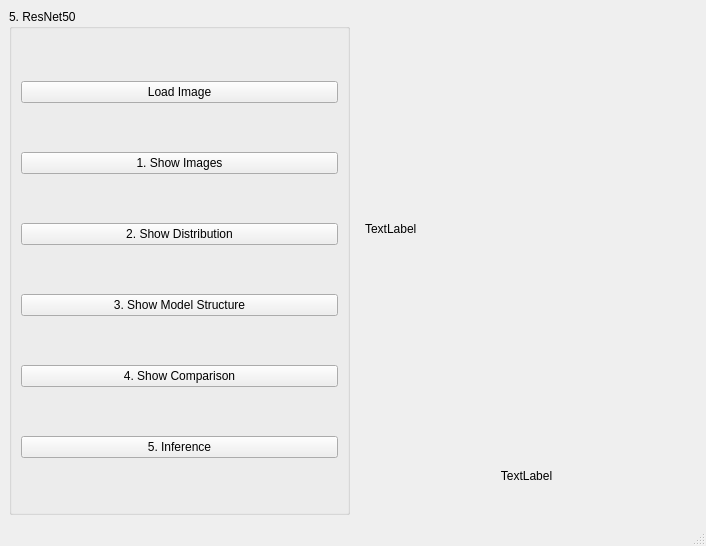
<?xml version="1.0" encoding="UTF-8"?>
<ui version="4.0">
 <class>MainWindow</class>
 <widget class="QMainWindow" name="MainWindow">
  <property name="geometry">
   <rect>
    <x>0</x>
    <y>0</y>
    <width>706</width>
    <height>546</height>
   </rect>
  </property>
  <property name="windowTitle">
   <string>2022 CvDl HW2</string>
  </property>
  <widget class="QWidget" name="centralwidget">
   <layout class="QHBoxLayout" name="horizontalLayout">
    <item>
     <widget class="QGroupBox" name="groupBox">
      <property name="title">
       <string>5. ResNet50</string>
      </property>
      <layout class="QVBoxLayout" name="verticalLayout">
       <item>
        <widget class="QPushButton" name="btn_load">
         <property name="text">
          <string>Load Image</string>
         </property>
        </widget>
       </item>
       <item>
        <widget class="QPushButton" name="btn_1">
         <property name="text">
          <string>1. Show Images</string>
         </property>
        </widget>
       </item>
       <item>
        <widget class="QPushButton" name="btn_2">
         <property name="text">
          <string>2. Show Distribution</string>
         </property>
        </widget>
       </item>
       <item>
        <widget class="QPushButton" name="btn_3">
         <property name="text">
          <string>3. Show Model Structure</string>
         </property>
        </widget>
       </item>
       <item>
        <widget class="QPushButton" name="btn_4">
         <property name="text">
          <string>4. Show Comparison</string>
         </property>
        </widget>
       </item>
       <item>
        <widget class="QPushButton" name="btn_5">
         <property name="text">
          <string>5. Inference</string>
         </property>
        </widget>
       </item>
      </layout>
     </widget>
    </item>
    <item>
     <widget class="QWidget" name="widget" native="true">
      <layout class="QVBoxLayout" name="verticalLayout_2" stretch="7,1">
       <item>
        <widget class="QLabel" name="label_image">
         <property name="text">
          <string>TextLabel</string>
         </property>
        </widget>
       </item>
       <item>
        <widget class="QLabel" name="label_prediction">
         <property name="text">
          <string>TextLabel</string>
         </property>
         <property name="alignment">
          <set>Qt::AlignCenter</set>
         </property>
        </widget>
       </item>
      </layout>
     </widget>
    </item>
   </layout>
  </widget>
  <widget class="QMenuBar" name="menubar">
   <property name="geometry">
    <rect>
     <x>0</x>
     <y>0</y>
     <width>706</width>
     <height>21</height>
    </rect>
   </property>
  </widget>
  <widget class="QStatusBar" name="statusbar"/>
 </widget>
 <resources/>
 <connections/>
</ui>
